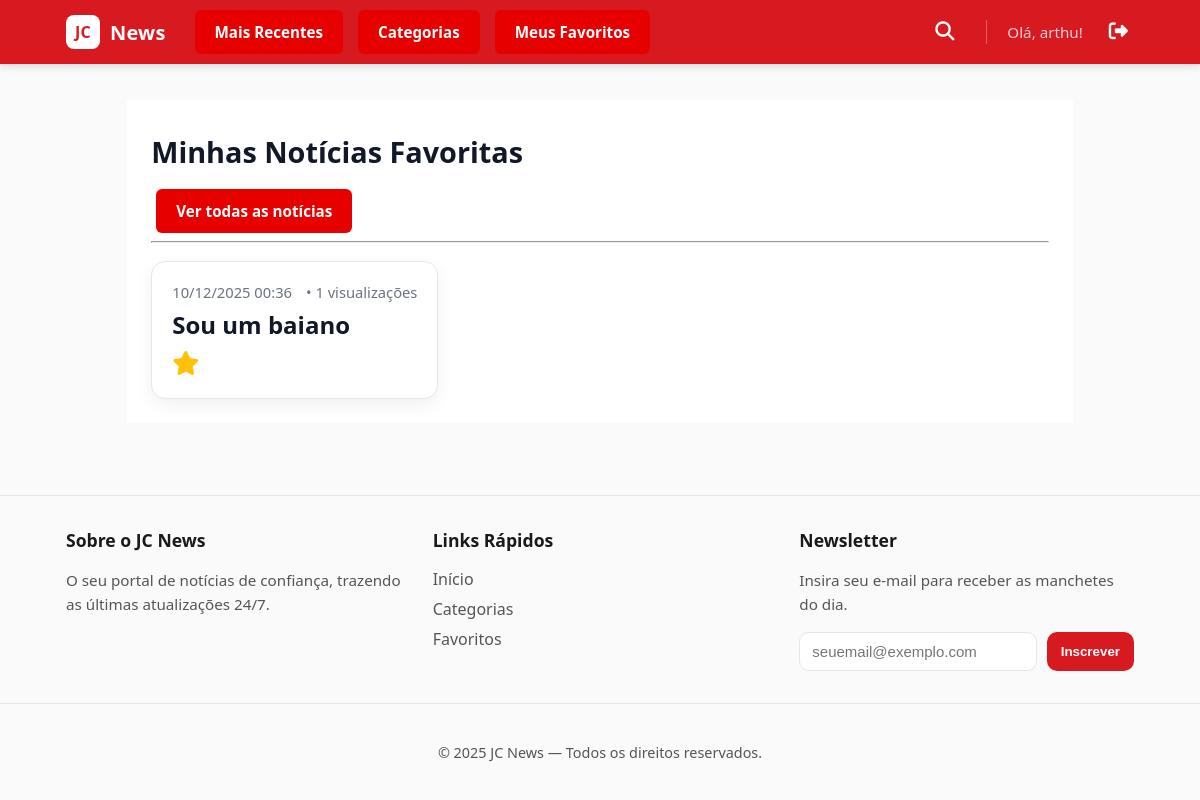
Before: /meus-favoritos/ (signed in) with the older database file.
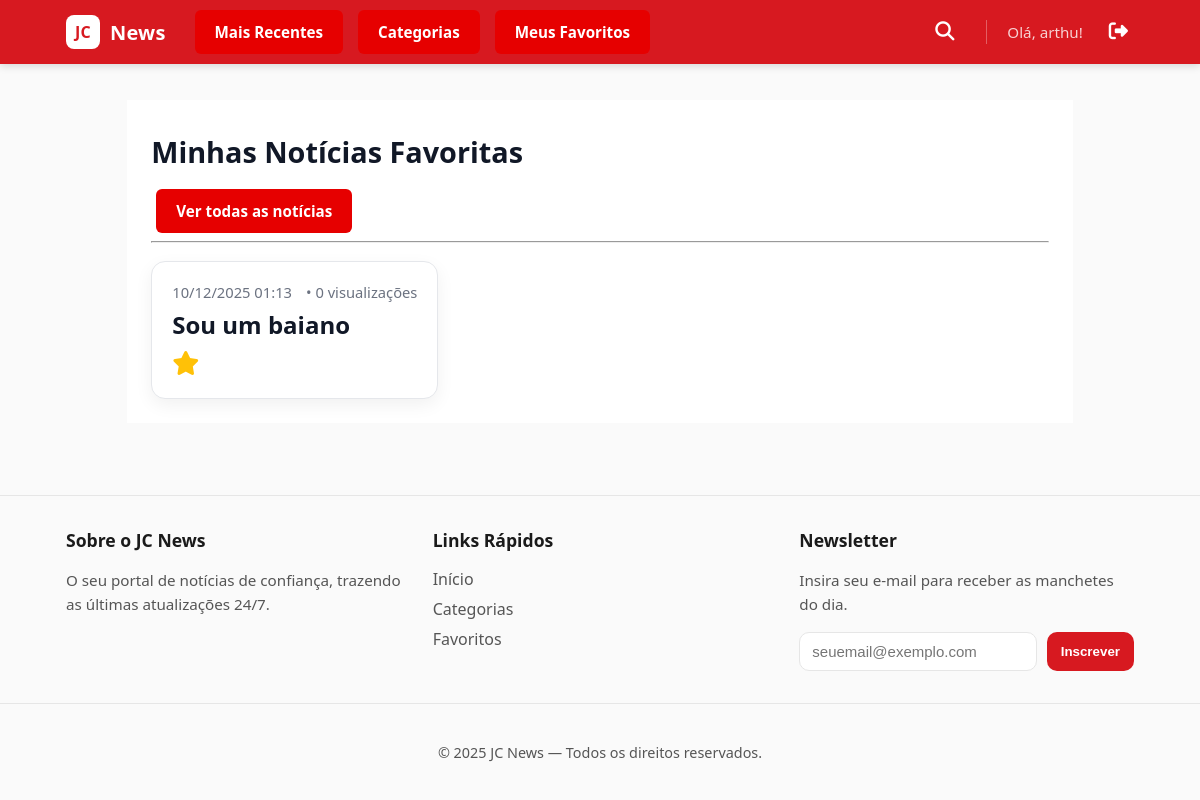
After: the same page with the newer database file.
### app1/models.py (models this page shows, shortened)
class Noticia(models.Model):
    titulo = models.CharField(max_length=255)
    conteudo = models.TextField(blank=False)
    data_publicacao = models.DateTimeField(auto_now_add=True)
    categoria = models.ForeignKey(
        Categoria, on_delete=models.SET_NULL, null=True, blank=True, related_name='noticias'
    )
    imagem = models.ImageField(upload_to='noticias/', blank=True, null=True)
    visualizacoes = models.PositiveIntegerField(default=0)
    favoritos = models.ManyToManyField(
        User,
        related_name='noticias_favoritas',
        blank=True
    )
    usuarios_que_visitaram = models.ManyToManyField(
        User,
        related_name='noticias_visualizadas',
        blank=True
    )

### app1/views.py (the view)
# urls.py: path("meus-favoritos/", FavoritosListView.as_view(), name="meus_favoritos"),
class FavoritosListView(ListView):
    model = Noticia
    template_name = 'app1/meus_favoritos.html'
    context_object_name = 'noticias'
    def get_queryset(self):
        if self.request.user.is_authenticated:
            return self.request.user.noticias_favoritas.all().order_by('-data_publicacao')
        return Noticia.objects.none()

### app1/forms.py
class SubscriptionForm(forms.ModelForm):
    class Meta:
        model = NewsletterSubscription
        fields = ["email"]
        widgets = {
            "email": forms.EmailInput(
                attrs={
                    "placeholder": "seuemail@exemplo.com",
                    "required": True,
                    "class": "form-control",
                }
            )
        }

### app1/context_processors.py (called while the page is built)
def subscription_form(request):
    return {"form_subscription": SubscriptionForm()}

### app1/templates/app1/meus_favoritos.html (shortened to what this page needs)
{% extends 'app1/base.html' %}
{% load static %} {% block title %}Meus Favoritos · News Site{% endblock %}
{% block content %}
<link rel="stylesheet" href="{% static 'app1/css/news.css' %}">
<section class="container">
  <h1>Minhas Notícias Favoritas</h1>
  <a class = "nav-btn"href="{% url 'app1:home' %}">Ver todas as notícias</a>
  <hr>
  <section class="grid-noticias" aria-label="Minhas notícias favoritas">
    {% for noticia in noticias %}
      <article class="noticia" id="noticia-{{ noticia.id }}">
        <header class="noticia__cabecalho">
          <time datetime="{{ noticia.data_publicacao|date:'c' }}">
            {{ noticia.data_publicacao|date:"d/m/Y H:i" }}
          </time>
          <span>• {{ noticia.visualizacoes }} visualizações</span>
        </header>
        <h3 class="noticia__titulo">
          <a href="{% url 'app1:detalhe_noticia' noticia.pk %}">{{ noticia.titulo }}</a>
        </h3>
        <div class="noticia__acoes">
          <form action="{% url 'app1:favoritar_noticia_view' noticia.pk %}" method="POST">
            <button type="submit" class="btn-favorito favoritado" aria-label="Remover dos Favoritos">
              <i class="fa-solid fa-star"></i>
            </button>
          </form>
        </div>
      </article>
    {% empty %}
      <p>Você ainda não favoritou nenhuma notícia.</p>
    {% endfor %}
  </section>
</section>
{% endblock %}

Changed rows visible on the page:
removed Noticia: data_publicacao "10/12/2025 00:36", visualizacoes "1", titulo "Sou um baiano"
added Noticia: data_publicacao "10/12/2025 01:13", visualizacoes "0", titulo "Sou um baiano"
